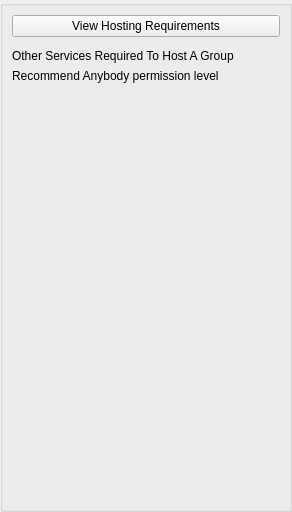
<?xml version="1.0" encoding="UTF-8"?>
<ui version="4.0">
 <class>AppletHostGroupStatusUi</class>
 <widget class="QWidget" name="AppletHostGroupStatusUi">
  <property name="geometry">
   <rect>
    <x>0</x>
    <y>0</y>
    <width>292</width>
    <height>512</height>
   </rect>
  </property>
  <property name="sizePolicy">
   <sizepolicy hsizetype="Expanding" vsizetype="Expanding">
    <horstretch>0</horstretch>
    <verstretch>0</verstretch>
   </sizepolicy>
  </property>
  <property name="windowTitle">
   <string>Host A Group</string>
  </property>
  <layout class="QVBoxLayout" name="verticalLayout">
   <property name="spacing">
    <number>0</number>
   </property>
   <property name="leftMargin">
    <number>0</number>
   </property>
   <property name="topMargin">
    <number>0</number>
   </property>
   <property name="rightMargin">
    <number>0</number>
   </property>
   <property name="bottomMargin">
    <number>0</number>
   </property>
   <item>
    <widget class="QGroupBox" name="ItemsGroupBox">
     <property name="minimumSize">
      <size>
       <width>0</width>
       <height>0</height>
      </size>
     </property>
     <property name="title">
      <string/>
     </property>
     <layout class="QVBoxLayout" name="verticalLayout_2">
      <item>
       <widget class="QPushButton" name="m_HostingRequirementsButton">
        <property name="text">
         <string>View Hosting Requirements</string>
        </property>
       </widget>
      </item>
      <item>
       <widget class="PluginSettingsWidget" name="m_PluginSettingsWidget" native="true"/>
      </item>
      <item>
       <widget class="QLabel" name="label">
        <property name="text">
         <string>Other Services Required To Host A Group</string>
        </property>
       </widget>
      </item>
      <item>
       <widget class="QLabel" name="label_2">
        <property name="text">
         <string>Recommend Anybody permission level</string>
        </property>
       </widget>
      </item>
      <item>
       <widget class="PermissionWidget" name="m_ConnectTestPermissinWidget" native="true"/>
      </item>
      <item>
       <widget class="FriendListWidget" name="friendListWidget" native="true">
        <property name="sizePolicy">
         <sizepolicy hsizetype="Expanding" vsizetype="Expanding">
          <horstretch>0</horstretch>
          <verstretch>0</verstretch>
         </sizepolicy>
        </property>
       </widget>
      </item>
     </layout>
    </widget>
   </item>
  </layout>
 </widget>
 <customwidgets>
  <customwidget>
   <class>PermissionWidget</class>
   <extends>QWidget</extends>
   <header>PermissionWidget.h</header>
   <container>1</container>
  </customwidget>
  <customwidget>
   <class>FriendListWidget</class>
   <extends>QWidget</extends>
   <header>FriendListWidget.h</header>
   <container>1</container>
  </customwidget>
  <customwidget>
   <class>PluginSettingsWidget</class>
   <extends>QWidget</extends>
   <header>PluginSettingsWidget.h</header>
   <container>1</container>
  </customwidget>
 </customwidgets>
 <resources>
  <include location="../NoLimitConnect.qrc"/>
 </resources>
 <connections/>
</ui>
